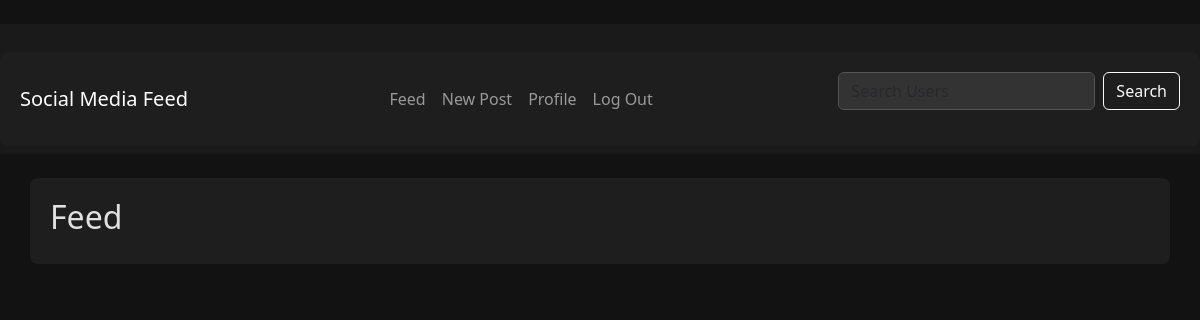
Before: /feed/ (signed in) with the older database file.
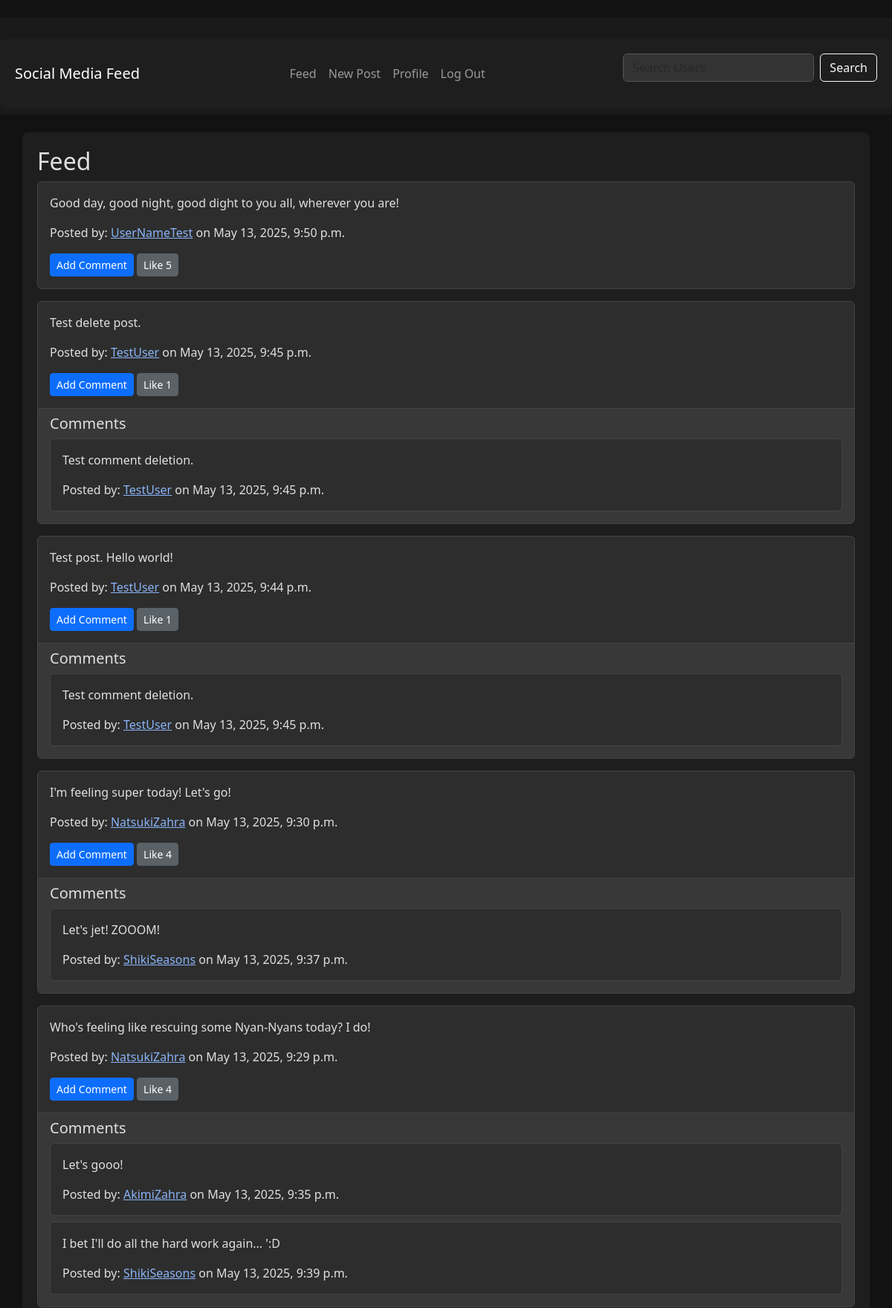
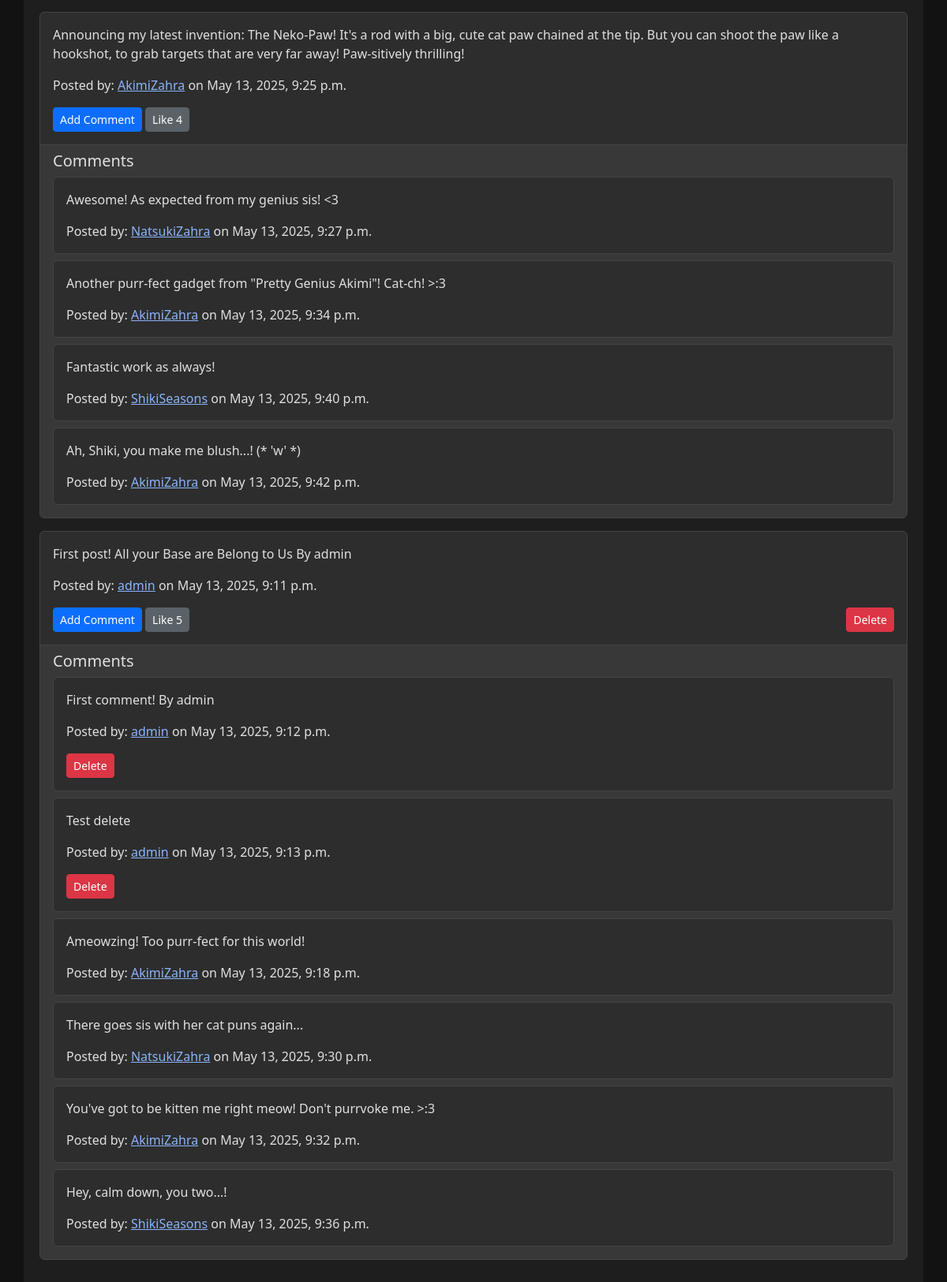
After: the same page with the newer database file (2 pictures, top to bottom).
### core/models.py (models this page shows, shortened)
class Post(models.Model):
    content = models.TextField()
    user = models.ForeignKey(User, on_delete=models.CASCADE, related_name='posts')
    created_at = models.DateTimeField(auto_now_add=True)
    updated_at = models.DateTimeField(auto_now=True)

class Comment(models.Model):
    content = models.TextField()
    user = models.ForeignKey(User, on_delete=models.CASCADE, related_name='comments')
    post = models.ForeignKey(Post, on_delete=models.CASCADE, related_name='comments')
    created_at = models.DateTimeField(auto_now_add=True)
    updated_at = models.DateTimeField(auto_now=True)

### core/views.py (the view)
# urls.py: path('feed/', views.feed, name='feed'),
def feed(request):
    posts = Post.objects.all().order_by('-created_at')
    if request.user.is_authenticated:
        return render(request, 'feed.html', {'posts': posts})
    else:
        return render(request, 'guest_feed.html', {'posts': posts})

### core/templates/feed.html (shortened to what this page needs)
﻿{% extends 'base.html' %}
{% block content %}
  <h2>Feed</h2>
  {% for post in posts %}
    <div class="card mb-3">
      <div class="card-body">
        <p class="card-text">{{ post.content }}</p>
        <p class="card-text">Posted by: <a href="{% url 'user_profile' post.user.username %}">{{ post.user.username }}</a> on {{ post.created_at }}</p>
        <div class="d-flex justify-content-between">
          <div>
            <a href="{% url 'comment_create' post.pk %}" class="btn btn-primary btn-sm">Add Comment</a>
            <a href="{% url 'like' post.pk %}" class="btn btn-secondary btn-sm">Like {{ post.likes.count }}</a>
          </div>
          {% if post.user == request.user %}
            <a href="{% url 'post_delete' post.pk %}" class="btn btn-danger btn-sm">Delete</a>
          {% endif %}
        </div>
      </div>
      {% if post.comments.exists %}
        <div class="card-footer">
          <h5>Comments</h5>
          {% for comment in post.comments.all %}
            <div class="card mb-2">
              <div class="card-body">
                <p class="card-text">{{ comment.content }}</p>
                <p class="card-text">Posted by: <a href="{% url 'user_profile' comment.user.username %}">{{ comment.user.username }}</a> on {{ comment.created_at }}</p>
                {% if comment.user == request.user %}
                  <a href="{% url 'comment_delete' comment.pk %}" class="btn btn-danger btn-sm">Delete</a>
                {% endif %}
              </div>
            </div>
          {% endfor %}
        </div>
      {% endif %}
    </div>
  {% endfor %}
{% endblock %}

### core/templates/base.html (shortened to what this page needs)
﻿{% load bootstrap5 %}
<!DOCTYPE html>
<html lang="en">
  <head>
    {% bootstrap_css %}
    {% load static %}
    <link rel="stylesheet" href="{% static 'css/styles.css' %}">
  </head>
  <body>
    <header>
      <nav class="navbar navbar-expand-lg navbar-dark bg-primary">
        <div class="container-fluid">
          <a class="navbar-brand" href="{% url 'feed' %}">Social Media Feed</a>
          <div class="collapse navbar-collapse" id="navbarNav">
            <ul class="navbar-nav mx-auto">
              {% if user.is_authenticated %}
                <li class="nav-item">
                  <a class="nav-link" href="{% url 'feed' %}">Feed</a>
                </li>
                <li class="nav-item">
                  <a class="nav-link" href="{% url 'post_create' %}">New Post</a>
                </li>
                <li class="nav-item">
                  <a class="nav-link" href="{% url 'user_profile' user.username %}">Profile</a>
                </li>
                <li class="nav-item">
                  <a class="nav-link" href="{% url 'logout' %}">Log Out</a>
                </li>
              {% endif %}
            </ul>
          </div>
          <form class="d-flex" role="search" action="{% url 'search_users' %}">
            <input class="form-control me-2" type="search" placeholder="Search Users" aria-label="Search" name="q">
            <button class="btn btn-outline-light" type="submit">Search</button>
          </form>
        </div>
      </nav>
    </header>
    <main class="container my-4">
      {% block content %}
      {% endblock %}
    </main>
  </body>
</html>

### static/css/styles.css (style rules this page uses)
.container, .container-fluid { background-color: #1e1e1e; border-radius: 8px; padding: 20px; margin-top: 20px; }
.card { background-color: #2d2d2d; border-color: #444; color: #e0e0e0; }
.card-footer { background-color: #383838; border-color: #444; }
.form-control, .form-select { background-color: #333; border-color: #555; color: #e0e0e0; }
.btn-primary { background-color: #0d6efd; border-color: #0d6efd; }
.btn-secondary { background-color: #5a6268; border-color: #5a6268; }
.btn-outline-light { color: #f8f9fa; border-color: #f8f9fa; }
a { color: #8ab4f8; }
.navbar-dark { background-color: #1a1a1a !important; }

Changed rows visible on the page:
added Post: content "Good day, good night, good dight to you all, wherever you are!", user.username "UserNameTest", created_at "May 13, 2025, 9:50 p.m.", likes.count "5"
added Post: content "Test delete post.", user.username "TestUser", created_at "May 13, 2025, 9:45 p.m.", likes.count "1"
added Comment: content "Test comment deletion.", user.username "TestUser", created_at "May 13, 2025, 9:45 p.m.", shown under "Test delete post."
added Post: content "Test post. Hello world!", user.username "TestUser", created_at "May 13, 2025, 9:44 p.m.", likes.count "1"
added Comment: content "Test comment deletion.", user.username "TestUser", created_at "May 13, 2025, 9:45 p.m.", shown under "Test post. Hello world!"
added Post: content "I'm feeling super today! Let's go!", user.username "NatsukiZahra", created_at "May 13, 2025, 9:30 p.m.", likes.count "4"
added Comment: content "Let's jet! ZOOOM!", user.username "ShikiSeasons", created_at "May 13, 2025, 9:37 p.m.", shown under "I'm feeling super today! Let's go!"
added Post: content "Who's feeling like rescuing some Nyan-Nyans today? I do!", user.username "NatsukiZahra", created_at "May 13, 2025, 9:29 p.m.", likes.count "4"
added Comment: content "Let's gooo!", user.username "AkimiZahra", created_at "May 13, 2025, 9:35 p.m.", shown under "Who's feeling like rescuing some Nyan-Nyans today? I do!"
added Comment: content "I bet I'll do all the hard work again... ':D", user.username "ShikiSeasons", created_at "May 13, 2025, 9:39 p.m.", shown under "Who's feeling like rescuing some Nyan-Nyans today? I do!"
added Post: content "Announcing my latest invention: The Neko-Paw! It's a rod with a big, cute cat paw chained at the tip. But you can shoot the paw like a hookshot, to grab targets that are very far away! Paw-sitively thrilling!", user.username "AkimiZahra", created_at "May 13, 2025, 9:25 p.m.", likes.count "4"
added Comment: content "Awesome! As expected from my genius sis! <3", user.username "NatsukiZahra", created_at "May 13, 2025, 9:27 p.m.", shown under "AkimiZahra"
added Comment: content "Another purr-fect gadget from \"Pretty Genius Akimi\"! Cat-ch! >:3", user.username "AkimiZahra", created_at "May 13, 2025, 9:34 p.m."
added Comment: content "Fantastic work as always!", user.username "ShikiSeasons", created_at "May 13, 2025, 9:40 p.m.", shown under "AkimiZahra"
added Comment: content "Ah, Shiki, you make me blush...! (* 'w' *)", user.username "AkimiZahra", created_at "May 13, 2025, 9:42 p.m."
added Post: content "First post! All your Base are Belong to Us By admin", user.username "admin", created_at "May 13, 2025, 9:11 p.m.", likes.count "5", shows "Delete"
added Comment: content "First comment! By admin", user.username "admin", created_at "May 13, 2025, 9:12 p.m.", shows "Delete", shown under "First post! All your Base are Belong to Us By admin"
added Comment: content "Test delete", user.username "admin", created_at "May 13, 2025, 9:13 p.m.", shows "Delete", shown under "First post! All your Base are Belong to Us By admin"
added Comment: content "Ameowzing! Too purr-fect for this world!", user.username "AkimiZahra", created_at "May 13, 2025, 9:18 p.m.", shown under "First post! All your Base are Belong to Us By admin"
added Comment: content "There goes sis with her cat puns again...", user.username "NatsukiZahra", created_at "May 13, 2025, 9:30 p.m.", shown under "First post! All your Base are Belong to Us By admin"
added Comment: content "You've got to be kitten me right meow! Don't purrvoke me. >:3", user.username "AkimiZahra", created_at "May 13, 2025, 9:32 p.m.", shown under "First post! All your Base are Belong to Us By admin"
added Comment: content "Hey, calm down, you two...!", user.username "ShikiSeasons", created_at "May 13, 2025, 9:36 p.m.", shown under "First post! All your Base are Belong to Us By admin"
